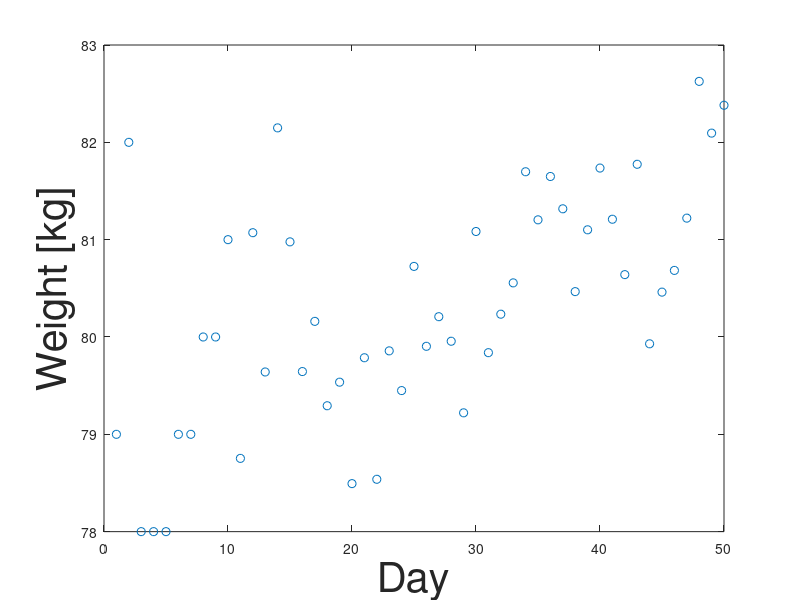

Write the MATLAB code that produced this figure.
% Example
close all
rng(2021)
W =   [79 82        78    78    78    79    79    80    80    81]';
W = [W;(randn(10,1)*.9+80)];
size(W)
W = [W;(randn(30,1)*.7+80+linspace(0,2,30)')];
figure
plot(W,'o')
xlabel('Day','fontsize',30)
ylabel('Weight [kg]','fontsize',30)


